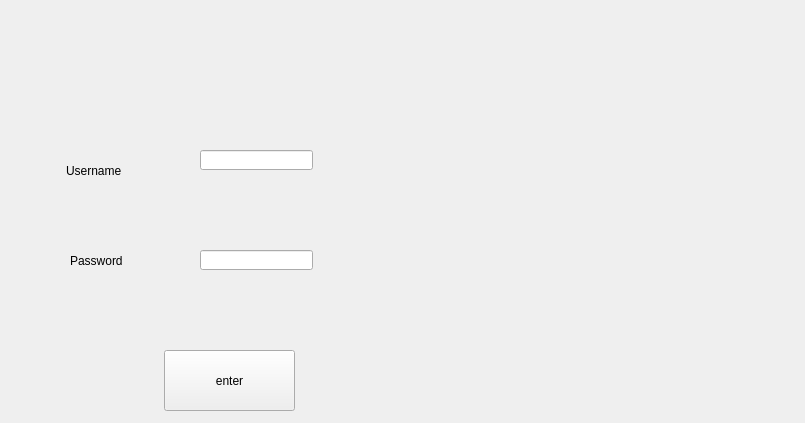
<?xml version="1.0" encoding="UTF-8"?>
<ui version="4.0">
 <class>windowlogin</class>
 <widget class="QWidget" name="windowlogin">
  <property name="geometry">
   <rect>
    <x>0</x>
    <y>0</y>
    <width>805</width>
    <height>423</height>
   </rect>
  </property>
  <property name="windowTitle">
   <string>Form</string>
  </property>
  <widget class="QLabel" name="label">
   <property name="geometry">
    <rect>
     <x>66</x>
     <y>150</y>
     <width>91</width>
     <height>41</height>
    </rect>
   </property>
   <property name="text">
    <string>Username</string>
   </property>
  </widget>
  <widget class="QLabel" name="label_2">
   <property name="geometry">
    <rect>
     <x>70</x>
     <y>240</y>
     <width>81</width>
     <height>41</height>
    </rect>
   </property>
   <property name="text">
    <string>Password</string>
   </property>
  </widget>
  <widget class="QLineEdit" name="username">
   <property name="geometry">
    <rect>
     <x>200</x>
     <y>150</y>
     <width>113</width>
     <height>20</height>
    </rect>
   </property>
  </widget>
  <widget class="QLineEdit" name="password">
   <property name="geometry">
    <rect>
     <x>200</x>
     <y>250</y>
     <width>113</width>
     <height>20</height>
    </rect>
   </property>
  </widget>
  <widget class="QPushButton" name="button_login">
   <property name="geometry">
    <rect>
     <x>164</x>
     <y>350</y>
     <width>131</width>
     <height>61</height>
    </rect>
   </property>
   <property name="text">
    <string>enter</string>
   </property>
  </widget>
 </widget>
 <resources/>
 <connections/>
</ui>
